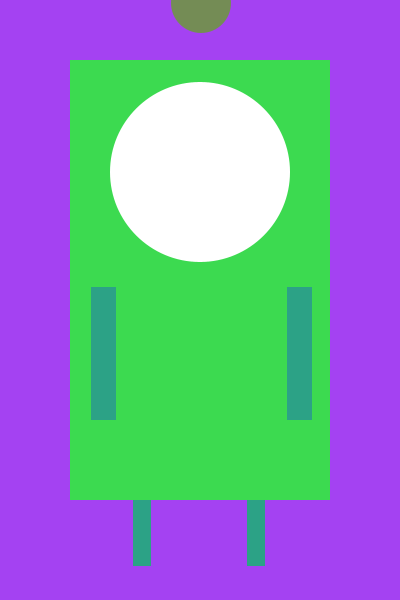
Frame 1 (no input)
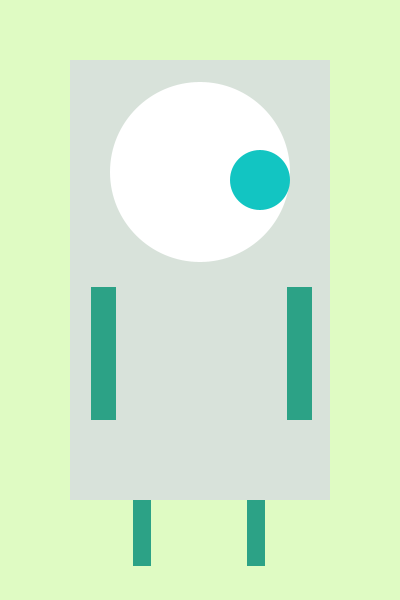
Frame 60 (the mouse pressed at the canvas centre just before this capture)
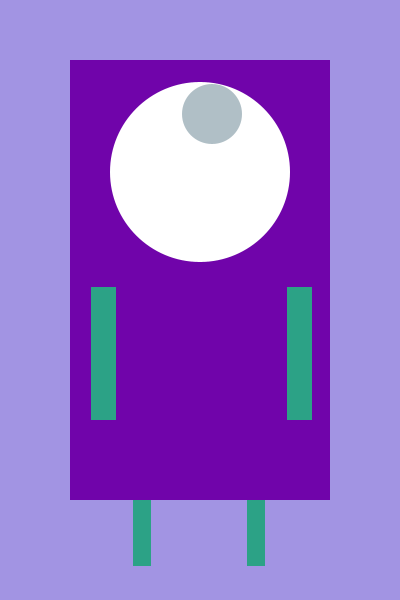
Frame 120 (the mouse held since frame 60 and released just before this capture)

The Processing sketch that drew these frames (run headless with seeded random() and noise(); from frame 60 on, the mouse is pressed at the canvas centre):

// Processing sketch: processing_60100
// ── processing_60100.pde

int posx= 200;
int posy= 0;
int speed = 1;
int speedy = 3;

void setup(){
  size(400,600);
}

  
void draw(){
  background(random(255), random(255), random(255));
   posx = posx + speed;
  posy = posy + speedy;
  
  if(posx > 265){
    speed = -1;
  }
  
  if(posx < 130){
    speed= 1;
  }
    if(posy > 235){
    speedy = -3;
  }
  if(posy < 113){
    speedy =3;
  }
  
  noStroke();
  //body
  fill(random(255), random(255), random(255));
  rect(70,60, 260,440);
  
  //eye white
  fill(255);
  ellipse(200,172,180,180);
  
  //eye center
  fill (random(255), random(255), random(255));
  ellipse(posx, posy, 60, 60);
  
  //legs and arms
  fill (44,162,134);
  rect(287,287,25,133);
  rect(91,287,25,133); 
  rect(133,500,18,66);
  rect(247,500,18,66);
}
